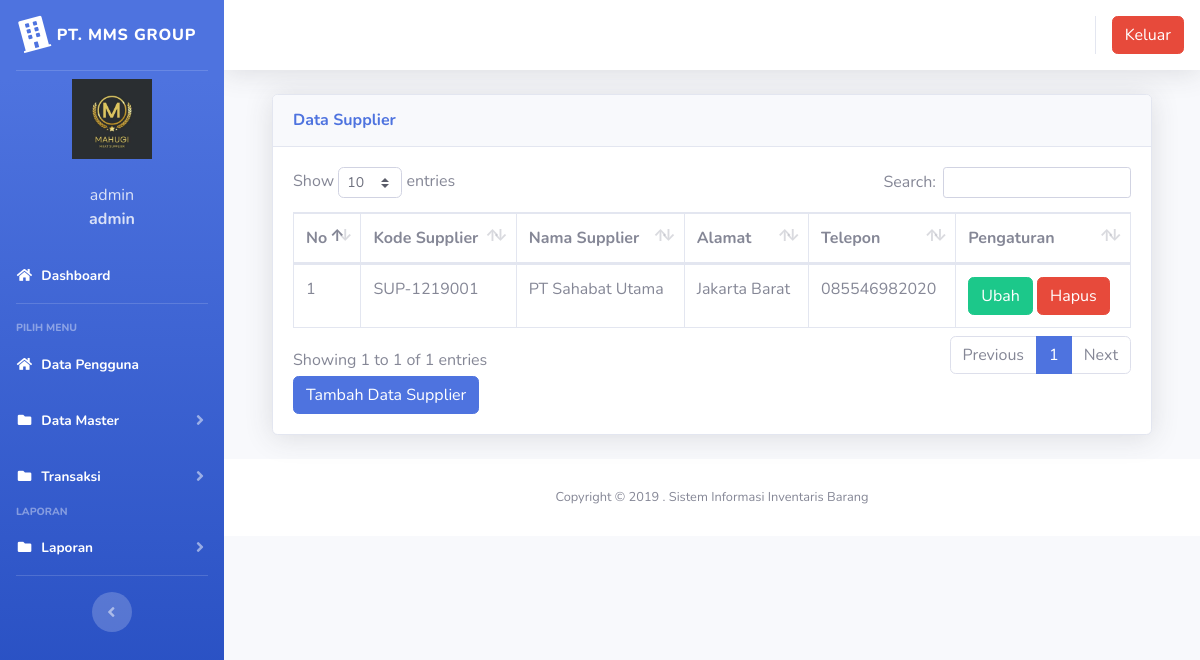
/index.php?page=supplier (signed in), run on an earlier commit of the app's database.
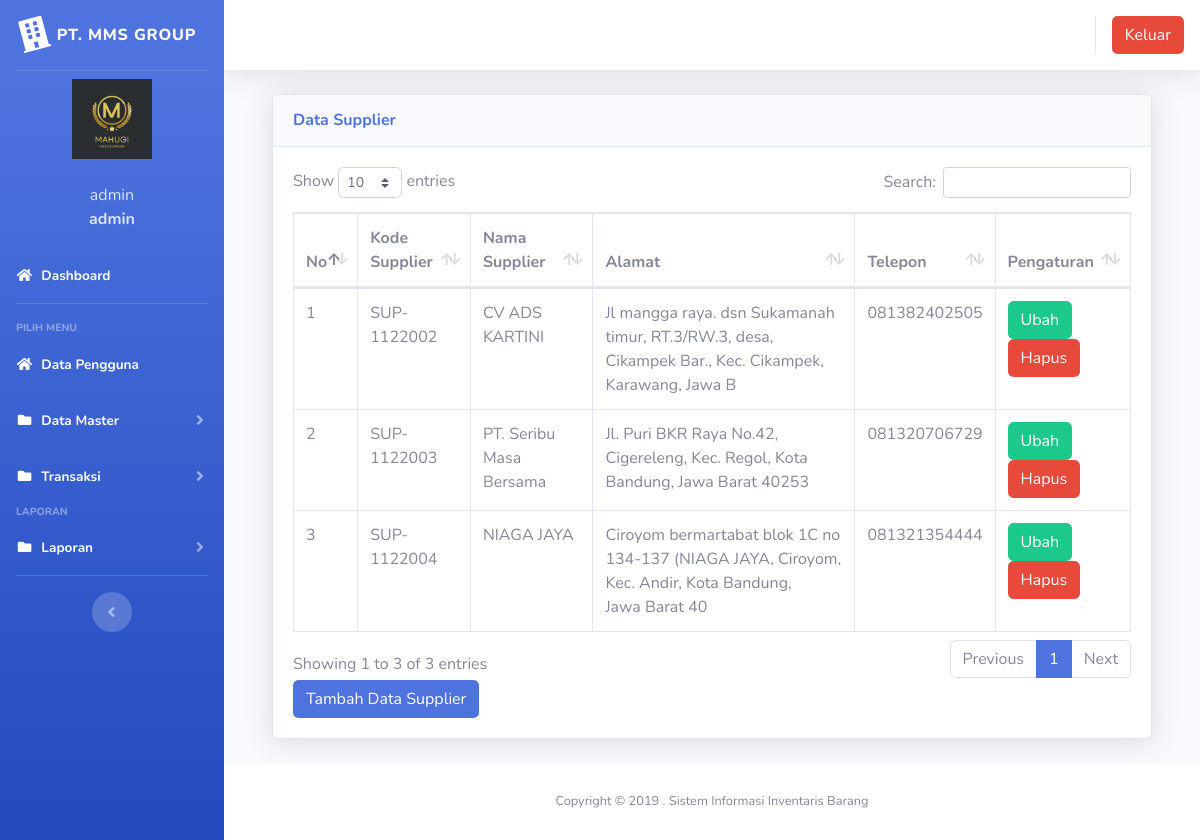
And on a later commit of the database.
### tables this page shows
CREATE TABLE `tb_supplier` (
  `id` int(100) NOT NULL,
  `kode_supplier` varchar(100) NOT NULL,
  `nama_supplier` varchar(100) NOT NULL,
  `alamat` varchar(100) NOT NULL,
  `telepon` varchar(15) NOT NULL
);

### page/supplier/supplier.php (the view, shortened to what this page needs)
<div class="container-fluid">
  <div class="card shadow mb-4">
    <div class="card-header py-3">
      <h6 class="m-0 font-weight-bold text-primary">Data Supplier</h6>
    </div>
    <div class="card-body">
      <div class="table-responsive">
        <table class="table table-bordered" id="dataTable" width="100%" cellspacing="0">
        <thead>
                                <tr>
			<th>No</th>
			<th>Kode Supplier</th>
			<th>Nama Supplier</th>
			<th>Alamat</th>
			<th>Telepon</th>
			<th>Pengaturan</th>
                                </tr>
		</thead>
          <tbody>
            <?php
	$no = 1;
	$sql = $koneksi->query("select * from tb_supplier");
	while ($data = $sql->fetch_assoc()) {
	?>
                                <tr>
                                    <td><?php echo $no++; ?></td>
			<td><?php echo $data['kode_supplier'] ?></td>
			<td><?php echo $data['nama_supplier'] ?></td>
			<td><?php echo $data['alamat'] ?></td>
			<td><?php echo $data['telepon'] ?></td>
			<td>
			<a href="?page=supplier&aksi=ubahsupplier&kode_supplier=<?php echo $data['kode_supplier'] ?>" class="btn btn-success" >Ubah</a>
			<a onclick="return confirm('Apakah anda yakin akan menghapus data ini?')" href="?page=supplier&aksi=hapussupplier&id=<?php echo $data['kode_supplier'] ?>" class="btn btn-danger" >Hapus</a>
			</td>
                                </tr>
	<?php }?>
		   </tbody>
                        </table>
<a href="?page=supplier&aksi=tambahsupplier" class="btn btn-primary" >Tambah Data Supplier</a>
      </div>
    </div>
  </div>
</div>

What changed in the data, as far as the page shows it:
removed tb_supplier: kode_supplier "SUP-1219001", nama_supplier "PT Sahabat Utama", alamat "Jakarta Barat", telepon "085546982020"
added tb_supplier: kode_supplier "SUP-1122002", nama_supplier "CV ADS KARTINI", alamat "Jl mangga raya. dsn Sukamanah timur, RT.3/RW.3, desa, Cikampek Bar., Kec. Cikampek, Karawang, Jawa B", telepon "081382402505"
added tb_supplier: kode_supplier "SUP-1122003", nama_supplier "PT. Seribu Masa Bersama", alamat "Jl. Puri BKR Raya No.42, Cigereleng, Kec. Regol, Kota Bandung, Jawa Barat 40253", telepon "081320706729"
added tb_supplier: kode_supplier "SUP-1122004", nama_supplier "NIAGA JAYA", alamat "Ciroyom bermartabat blok 1C no 134-137 (NIAGA JAYA, Ciroyom, Kec. Andir, Kota Bandung, Jawa Barat 40", telepon "081321354444"
Also different on the page:
text written by a page script: "Show entries Search: Showing 1 to 1 of 1 entries Previous 1 Next" → "Show entries Search: Showing 1 to 3 of 3 entries Previous 1 Next"
